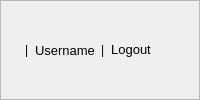
            <widget class="QFrame" name="frame_28">
             <property name="sizePolicy">
              <sizepolicy hsizetype="Expanding" vsizetype="Preferred">
               <horstretch>0</horstretch>
               <verstretch>0</verstretch>
              </sizepolicy>
             </property>
             <property name="styleSheet">
              <string notr="true">#abc
{background-color: rgb(170, 85, 127);
}</string>
             </property>
             <property name="frameShape">
              <enum>QFrame::StyledPanel</enum>
             </property>
             <property name="frameShadow">
              <enum>QFrame::Raised</enum>
             </property>
             <layout class="QGridLayout" name="gridLayout_24">
              <item row="0" column="1">
               <widget class="QLabel" name="lbl_userrole">
                <property name="maximumSize">
                 <size>
                  <width>25</width>
                  <height>25</height>
                 </size>
                </property>
                <property name="text">
                 <string/>
                </property>
                <property name="pixmap">
                 <pixmap>../Downloads/profile.ico</pixmap>
                </property>
                <property name="scaledContents">
                 <bool>true</bool>
                </property>
               </widget>
              </item>
              <item row="0" column="5">
               <widget class="QPushButton" name="btn_logout">
                <property name="maximumSize">
                 <size>
                  <width>50</width>
                  <height>16777215</height>
                 </size>
                </property>
                <property name="font">
                 <font>
                  <pointsize>10</pointsize>
                 </font>
                </property>
                <property name="cursor">
                 <cursorShape>PointingHandCursor</cursorShape>
                </property>
                <property name="styleSheet">
                 <string notr="true">#btn_logout{background-color: transparent;
border:none;

}
#btn_logout:hover{

border-bottom:1px solid  white;
}</string>
                </property>
                <property name="text">
                 <string>Logout</string>
                </property>
               </widget>
              </item>
              <item row="0" column="6">
               <spacer name="horizontalSpacer_4">
                <property name="orientation">
                 <enum>Qt::Horizontal</enum>
                </property>
                <property name="sizeHint" stdset="0">
                 <size>
                  <width>20</width>
                  <height>20</height>
                 </size>
                </property>
               </spacer>
              </item>
              <item row="0" column="2">
               <widget class="QLabel" name="label">
                <property name="text">
                 <string>|</string>
                </property>
               </widget>
              </item>
              <item row="0" column="3">
               <widget class="QLabel" name="lbl_username">
                <property name="maximumSize">
                 <size>
                  <width>63</width>
                  <height>16777215</height>
                 </size>
                </property>
                <property name="font">
                 <font>
                  <pointsize>10</pointsize>
                 </font>
                </property>
                <property name="styleSheet">
                 <string notr="true"/>
                </property>
                <property name="text">
                 <string>Username</string>
                </property>
               </widget>
              </item>
              <item row="0" column="4">
               <widget class="QLabel" name="label_3">
                <property name="text">
                 <string>|</string>
                </property>
               </widget>
              </item>
             </layout>
            </widget>
